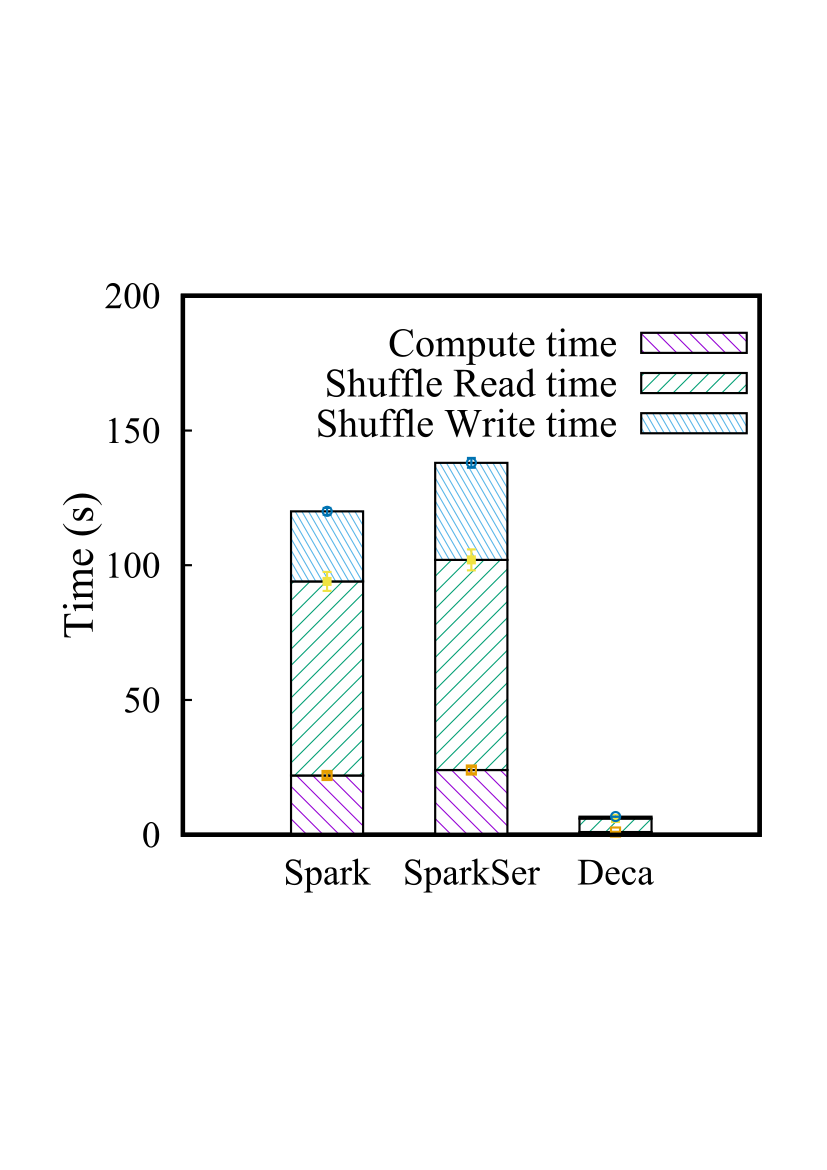

Reproduce this figure in gnuplot.
set terminal push
set terminal postscript eps solid color linewidth 3 "TimesNewRomanPSMT" 26
set size 0.8,0.9
set output 'PRmicro-errbar.eps'
set datafile separator " "
set style data histogram
set style histogram rowstacked
set boxwidth 0.5 relative
set style fill solid 0.4 border
set style fill pattern 4 border -1

set xtics nomirror
#set xlabel "App" font ",30" offset 0,0.3
#set xrange[1:3]
 
set ytics nomirror
#set logscale y
set ylabel "Time (s)" font ",30" offset 2,0
set yrange[0:200]

set key left font ",28" at -1,190

plot 'PRmicro-errbar.dat' using 2:xticlabels(1) title "Compute time",\
    '' using 4:xticlabels(1) title "Shuffle Read time",\
	'' using 6:xticlabels(1) title "Shuffle Write time",\
    '' using 8:2:3:xticlabels(1) w yerrorbars notitle,\
    '' using 8:($4+$2):5:xticlabels(1) w yerrorbars notitle,\
    '' using 8:($6+$4+$2):7:xticlabels(1) w yerrorbars notitle

set output
#set terminal wxt
set terminal pop
